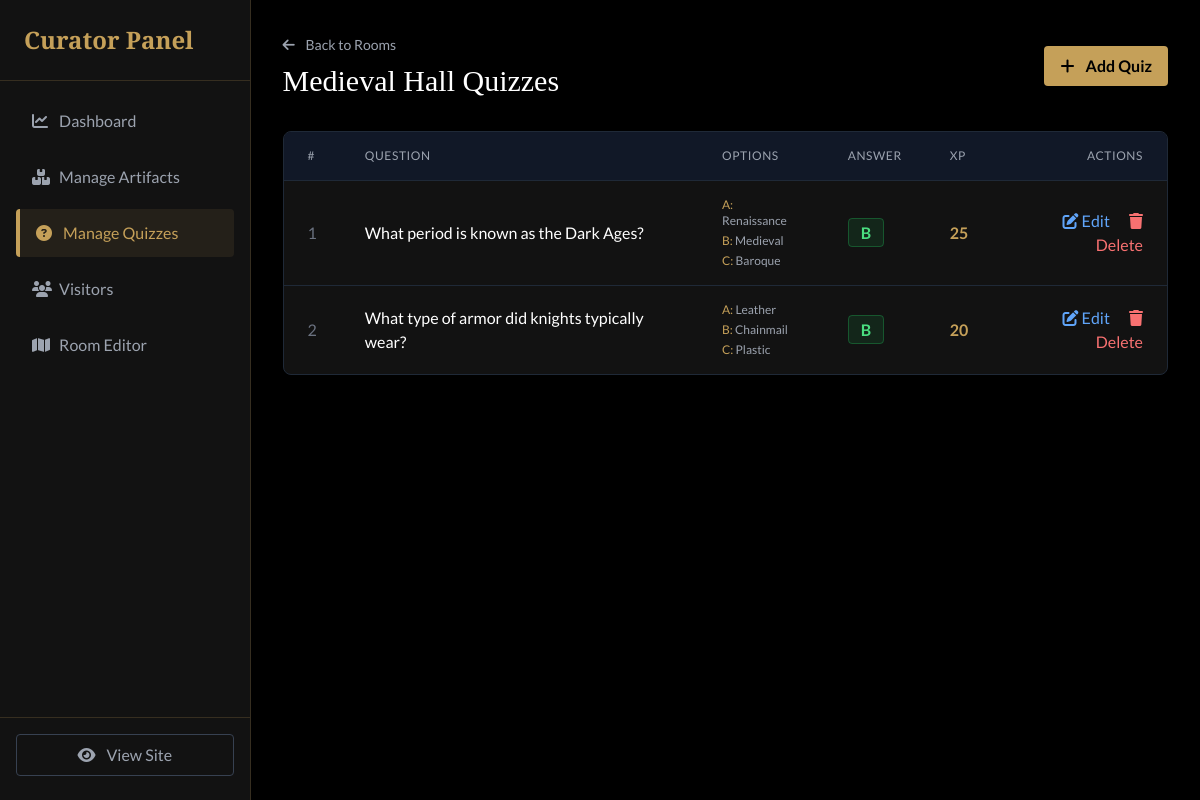
/admin/quizzes.php?room_id=1 (signed in), run on an earlier commit of the app's database.
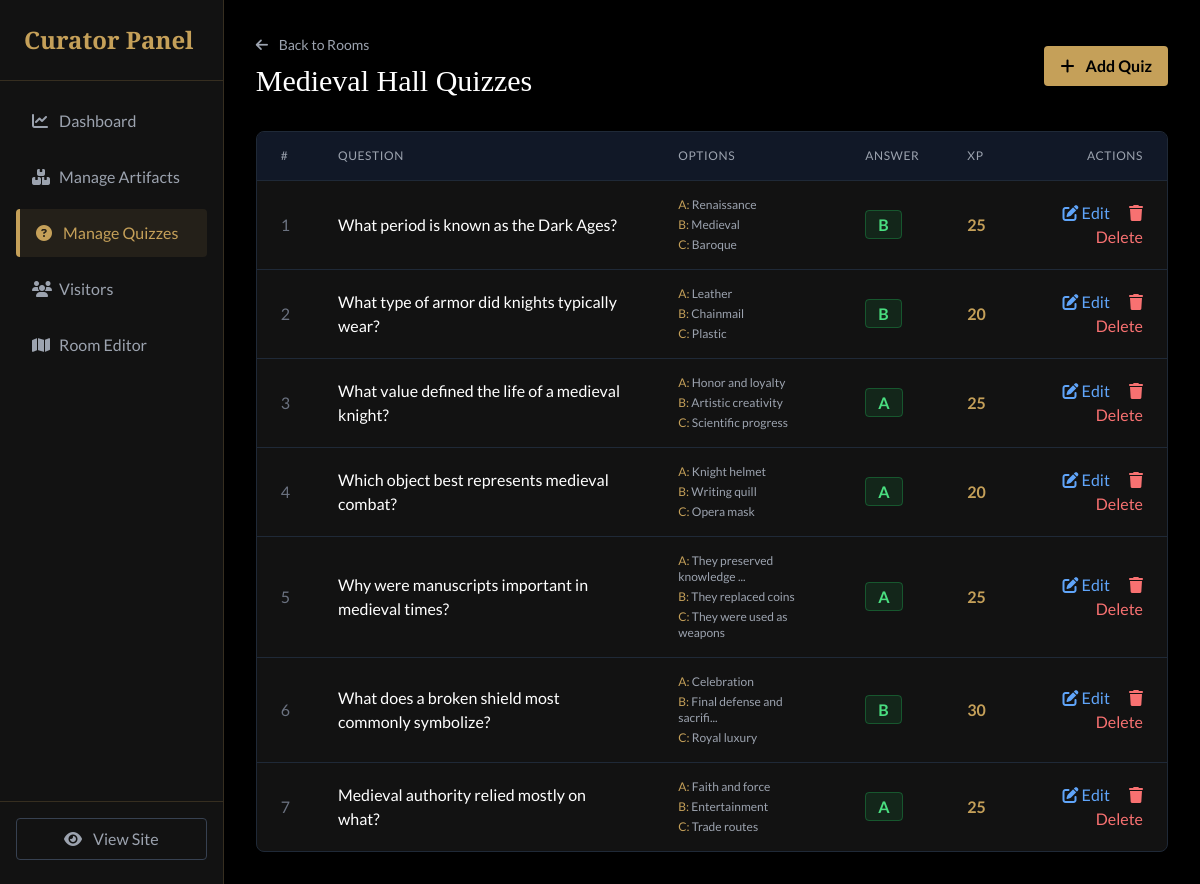
And on a later commit of the database.
### tables this page shows
CREATE TABLE `quizzes` (
  `id` int(11) NOT NULL,
  `room_id` int(11) DEFAULT NULL,
  `question` text NOT NULL,
  `option_a` varchar(255) DEFAULT NULL,
  `option_b` varchar(255) DEFAULT NULL,
  `option_c` varchar(255) DEFAULT NULL,
  `correct_option` char(1) DEFAULT NULL,
  `xp_reward` int(11) DEFAULT 20
);

### admin/quizzes.php (the view, shortened to what the changed rows need)
<?php
require_once '../app/Config/database.php';
$rooms_result = $conn->query("
    SELECT rooms.*, COUNT(quizzes.id) as quiz_count
    FROM rooms
    LEFT JOIN quizzes ON rooms.id = quizzes.room_id
    GROUP BY rooms.id
    ORDER BY rooms.id
");
$rooms = [];
while ($row = $rooms_result->fetch_assoc()) {
    $rooms[] = $row;
}
$selected_room = null;
$quizzes = [];
if (isset($_GET['room_id'])) {
    $room_id = intval($_GET['room_id']);
    $stmt = $conn->prepare("SELECT * FROM rooms WHERE id = ?");
    $stmt->bind_param("i", $room_id);
    $stmt->execute();
    $selected_room = $stmt->get_result()->fetch_assoc();
    $stmt = $conn->prepare("SELECT * FROM quizzes WHERE room_id = ? ORDER BY id");
    $stmt->bind_param("i", $room_id);
    $stmt->execute();
    $result = $stmt->get_result();
    while ($row = $result->fetch_assoc()) {
        $quizzes[] = $row;
    }
}
include '../public/header.php';
?>
<div class="flex h-screen bg-black">
    <aside class="w-64 bg-darker-bg border-r border-gold/20 flex flex-col">
        <div class="p-6 border-b border-gold/20">
            <h1 class="text-gold font-serif text-2xl font-bold">Curator Panel</h1>
        </div>
    </aside>
    <main class="flex-grow p-8 overflow-y-auto">
        <?php if (!$selected_room): ?>
            <div class="mb-8">
                <h2 class="text-3xl text-white font-serif mb-2">Room Quizzes</h2>
                <p class="text-gray-400">Select a room to manage its quizzes</p>
            </div>
            <div class="grid grid-cols-1 md:grid-cols-2 lg:grid-cols-3 gap-6">
                <?php foreach ($rooms as $room): ?>
                    <a href="?room_id=<?php echo $room['id']; ?>" class="bg-darker-bg border border-gray-800 rounded-lg p-6 hover:border-gold/50 hover:bg-gray-800/50 transition group">
                        <div class="flex items-center justify-between mb-4">
                            <h3 class="text-white font-serif text-lg group-hover:text-gold transition"><?php echo htmlspecialchars($room['name']); ?></h3>
                            <span class="bg-purple-900/30 border border-purple-500/30 text-purple-300 px-3 py-1 rounded-full text-sm">
                                <?php echo $room['quiz_count']; ?> Quiz
                            </span>
                        </div>
                        <p class="text-gray-500 text-sm"><?php echo htmlspecialchars($room['description']); ?></p>
                        <div class="mt-4 text-gold text-sm opacity-0 group-hover:opacity-100 transition">
                            <i class="fas fa-arrow-right mr-2"></i> Manage Quizzes
                        </div>
                    </a>
                <?php endforeach; ?>
            </div>
        <?php else: ?>
            <div class="flex justify-between items-center mb-8">
                <div>
                    <h2 class="text-3xl text-white font-serif"><?php echo htmlspecialchars($selected_room['name']); ?> Quizzes</h2>
                </div>
            </div>
            <div class="bg-darker-bg rounded-lg border border-gray-800 overflow-hidden">
                <table class="w-full text-left">
                    <thead class="bg-gray-900 border-b border-gray-800">
                        <tr>
                            <th class="px-6 py-4 text-gray-400 font-normal uppercase text-xs tracking-wider">#</th>
                            <th class="px-6 py-4 text-gray-400 font-normal uppercase text-xs tracking-wider">Question</th>
                            <th class="px-6 py-4 text-gray-400 font-normal uppercase text-xs tracking-wider">Options</th>
                            <th class="px-6 py-4 text-gray-400 font-normal uppercase text-xs tracking-wider">Answer</th>
                            <th class="px-6 py-4 text-gray-400 font-normal uppercase text-xs tracking-wider">XP</th>
                            <th class="px-6 py-4 text-gray-400 font-normal uppercase text-xs tracking-wider text-right">Actions</th>
                        </tr>
                    </thead>
                    <tbody class="divide-y divide-gray-800">
                        <?php if (empty($quizzes)): ?>
                            <tr>
                                <td colspan="6" class="px-6 py-8 text-center text-gray-500 italic">
                                    No quizzes in this room yet.
                                    <a href="add_quiz.php?room_id=<?php echo $selected_room['id']; ?>" class="text-gold hover:underline">Add one now</a>
                                </td>
                            </tr>
                        <?php else: ?>
                            <?php $num = 1; foreach ($quizzes as $item): ?>
                                <tr class="hover:bg-gray-800/50 transition">
                                    <td class="px-6 py-4 text-gray-500"><?php echo $num++; ?></td>
                                    <td class="px-6 py-4">
                                        <div class="text-white font-medium"><?php echo htmlspecialchars($item['question']); ?></div>
                                    </td>
                                    <td class="px-6 py-4">
                                        <div class="text-gray-400 text-xs space-y-1">
                                            <div><span class="text-gold">A:</span> <?php echo htmlspecialchars(substr($item['option_a'], 0, 25)); ?><?php echo strlen($item['option_a']) > 25 ? '...' : ''; ?></div>
                                            <div><span class="text-gold">B:</span> <?php echo htmlspecialchars(substr($item['option_b'], 0, 25)); ?><?php echo strlen($item['option_b']) > 25 ? '...' : ''; ?></div>
                                            <div><span class="text-gold">C:</span> <?php echo htmlspecialchars(substr($item['option_c'], 0, 25)); ?><?php echo strlen($item['option_c']) > 25 ? '...' : ''; ?></div>
                                        </div>
                                    </td>
                                    <td class="px-6 py-4">
                                        <span class="px-3 py-1 bg-green-900/30 border border-green-500/30 rounded text-green-400 font-bold">
                                            <?php echo strtoupper($item['correct_option']); ?>
                                        </span>
                                    </td>
                                    <td class="px-6 py-4">
                                        <span class="text-gold font-bold"><?php echo $item['xp_reward']; ?></span>
                                    </td>
                                    <td class="px-6 py-4 text-right">
                                        <a href="edit_quiz.php?id=<?php echo $item['id']; ?>" class="text-blue-400 hover:text-blue-300 mr-4">
                                            <i class="fas fa-edit"></i> Edit
                                        </a>
                                        <a href="../app/Handlers/admin_handler.php?action=delete_quiz&id=<?php echo $item['id']; ?>&room_id=<?php echo $selected_room['id']; ?>"
                                           onclick="return confirm('Are you sure you want to delete this quiz?')"
                                           class="text-red-400 hover:text-red-300">
                                            <i class="fas fa-trash"></i> Delete
                                        </a>
                                    </td>
                                </tr>
                            <?php endforeach; ?>
                        <?php endif; ?>
                    </tbody>
                </table>
            </div>
        <?php endif; ?>
    </main>
</div>

What changed in the data, as far as the page shows it:
added quizzes: question "What value defined the life of a medieval knight?", option_a "Honor and loyalty", option_b "Artistic creativity", option_c "Scientific progress", correct_option "A", xp_reward "25"
added quizzes: question "Which object best represents medieval combat?", option_a "Knight helmet", option_b "Writing quill", option_c "Opera mask", correct_option "A", xp_reward "20"
added quizzes: question "Why were manuscripts important in medieval times?", option_a "They preserved knowledge", option_b "They replaced coins", option_c "They were used as weapons", correct_option "A", xp_reward "25"
added quizzes: question "What does a broken shield most commonly symbolize?", option_a "Celebration", option_b "Final defense and sacrifi", option_c "Royal luxury", correct_option "B", xp_reward "30"
added quizzes: question "Medieval authority relied mostly on what?", option_a "Faith and force", option_b "Entertainment", option_c "Trade routes", correct_option "A", xp_reward "25"
